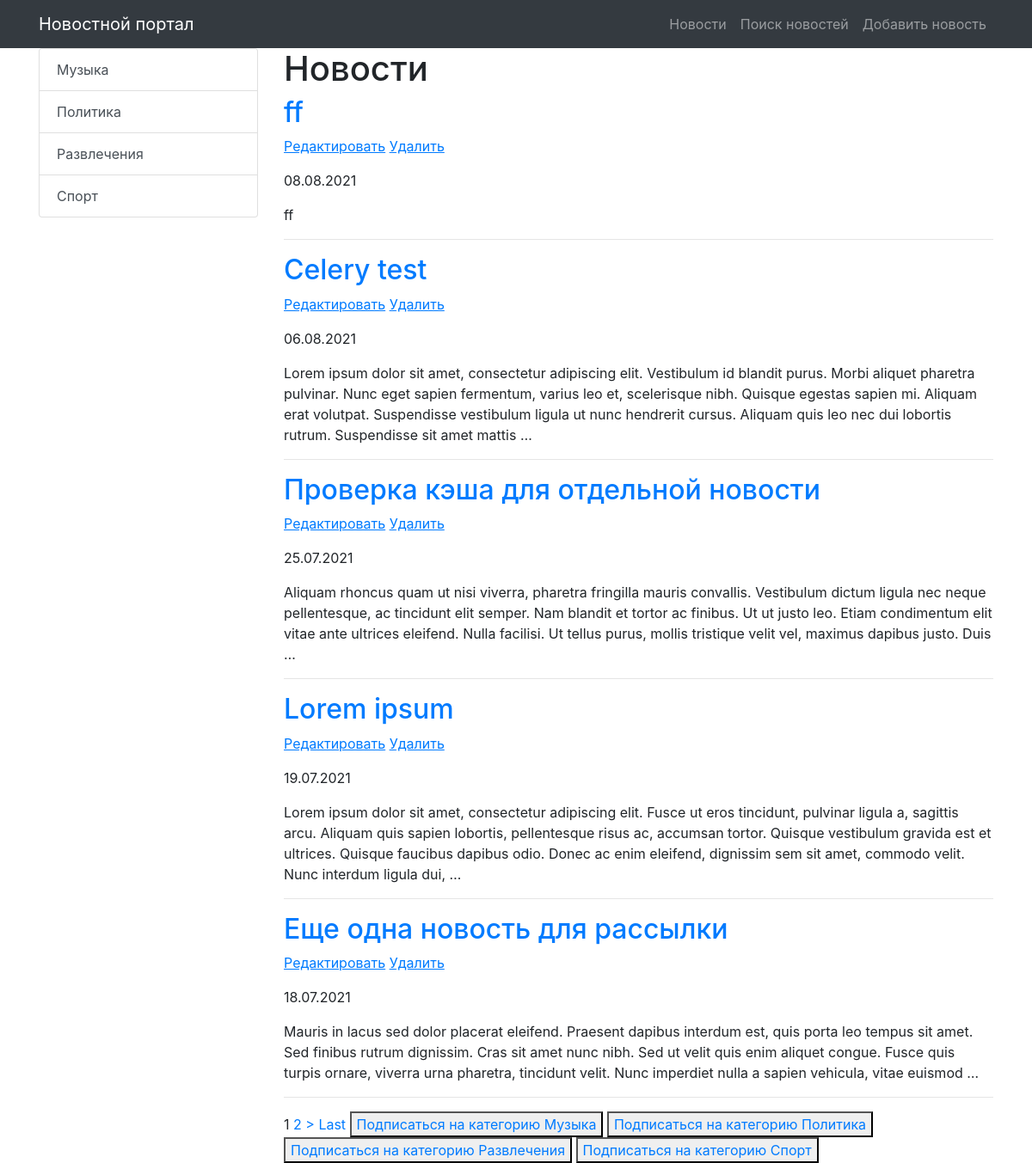
/news/category/20 (signed in), run on an earlier commit of the app's database.
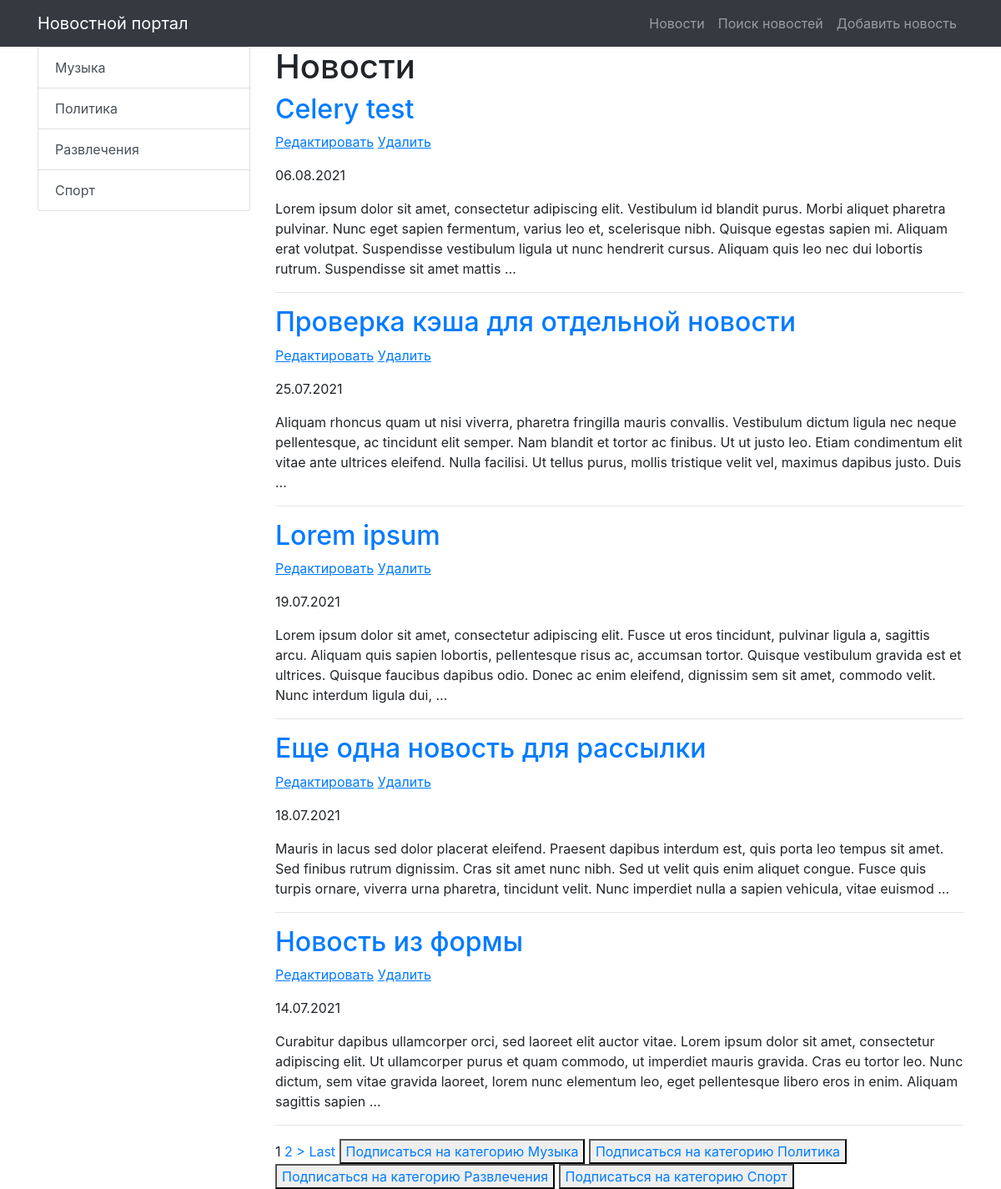
And on a later commit of the database.
### news/models.py (models this page shows, shortened)
class Category(models.Model):
    title = models.CharField(max_length=255, unique=True, verbose_name='Название категории')
    subscribers = models.ManyToManyField(User)
    class Meta:
        verbose_name = 'Категория'
        verbose_name_plural = 'Категории'
        ordering = ['title']
    def __str__(self):
        return f"{self.title}"
    def get_absolute_url(self):
        return reverse('news_category', kwargs={'category_id': self.pk})

class Post(models.Model):
    TYPE = [
        ('Article', 'Статья'),
        ('News', 'Новость'),
    ]
    author = models.ForeignKey(Author, on_delete=models.CASCADE, verbose_name='Автор')
    category = models.ManyToManyField(Category, through='PostCategory')
    type = models.CharField(max_length=20, choices=TYPE, verbose_name='Тип поста', default='Article')
    creation_datetime = models.DateTimeField(auto_now_add=True, verbose_name='Дата публикации')
    title = models.CharField(max_length=255, verbose_name='Название')
    text = models.TextField(verbose_name='Содержание')
    rating = models.IntegerField(default=0, verbose_name='Рейтинг')
    class Meta:
        verbose_name = 'Пост'
        verbose_name_plural = 'Посты'
        ordering = ['-creation_datetime', 'title']

### news/views.py (the view)
# urls.py: path('category/<int:category_id>', NewsOfCategory.as_view(), name='news_category'),
class NewsOfCategory(NewsList):
    template_name = 'news/news_category.html'
    def get_queryset(self):
        return Post.objects.filter(category=self.kwargs['category_id'])
    def get_context_data(self, **kwargs):
        context = super().get_context_data(**kwargs)
        context['category'] = None
        return context

### news/templatetags/custom_filters.py (called while the page is built)
@register.filter(name='censor')
def censor(text, swearing):
    if swearing in text:
        return text.replace(swearing, '***')
    return text

### news/views.py (called while the page is built)
    def get_context_data(self, **kwargs):
        context = super().get_context_data(**kwargs)
        context['posts_amount'] = len(Post.objects.all())
        context['categories'] = Category.objects.all()
        return context

### templates/news/news_category.html (shortened to what this page needs)
{% extends 'default.html' %}
{% load custom_filters %}
{% block content %}
    <h1>Новости</h1>
    {% if news %}
        {% for news_one in news %}
            <h2>
                <a href="{% url 'news_one' news_one.pk %}">{{ news_one.title | censor:'очень_плохое_слово'}}</a>
            </h2>
            <p>
                <a href="{% url 'news_update' news_one.pk %}"><u>Редактировать</u></a>
                <a href="{% url 'news_delete' news_one.pk %}"><u> Удалить </u></a>
            </p>
            <p>{{ news_one.creation_datetime | date:'d.m.Y'}}</p>
            <p>{{ news_one.text | censor:'очень_плохое_слово' | truncatewords_html:50}}</p>
            <hr>
        {% endfor %}
    {% else %}
        <h2>Нет никаких новостей :(</h2>
    {% endif %}
    {% if is_paginated %}
        {% for num in page_obj.paginator.page_range %}
            {% if page_obj.number == num %}
                <a>{{ num }}</a>
            {% elif num > page_obj.number|add:'-2' and num < page_obj.number|add:'2' %}
                <a href="?page={{ num }}">{{ num }}</a>
            {% endif %}
        {% endfor %}
        {% if page_obj.has_next %}
            <a href="?page={{ page_obj.next_page_number }}">></a>
            <a href="?page={{ page_obj.paginator.num_pages }}">Last</a>
        {% endif %}
    {% endif %}
    {% for item in categories %}
        <button> <a href="{% url 'subscribe' item.pk  %}">  Подписаться на категорию {{ item }}</a> </button>
    {% endfor %}
{% endblock content %}

### templates/default.html (shortened to what this page needs)
{% load static %}
<!DOCTYPE html>
<html lang="en">
<head>
    <link href="{% static 'vendor/bootstrap/css/bootstrap.min.css' %}" rel="stylesheet">
</head>
<body>
{% load cache %}
{% cache 30 nav %}
{% block nav %}
<nav class="navbar navbar-expand-lg navbar-dark bg-dark static-top">
    <div class="container">
        <a class="navbar-brand" href="/news/">Новостной портал</a>
        <div class="collapse navbar-collapse" id="navbarResponsive">
            <ul class="navbar-nav ml-auto">
                <li class="nav-item">
                    <a class="nav-link" href="/news/">Новости</a>
                </li>
                <li class="nav-item">
                    <a class="nav-link" href="{% url 'news_search' %}">Поиск новостей</a>
                </li>
                <li class="nav-item">
                    <a class="nav-link" href="{% url 'news_add' %}">Добавить новость</a>
                </li>
            </ul>
        </div>
    </div>
</nav>
{% endblock %}
{% endcache %}
<div class="container">
    <div class="row">
        <div class="col-md-3">
            <div class="list-group">
                {% for item in categories %}
                <a href="{{ item.get_absolute_url }}" class="list-group-item list-group-item-action">
                    {{ item.title }}
                </a>
                {% endfor %}
            </div>
        </div>
        <div class="col-md-9">
            {% block content %}
            {% endblock content %}
        </div>
    </div>
</div>
</body>
</html>

What changed in the data, as far as the page shows it:
removed Post: title|censor "ff", creation_datetime "08.08.2021", text|censor "ff"
now on this page (row unchanged): Post: title|censor "Новость из формы", creation_datetime "14.07.2021", text|censor "Curabitur dapibus ullamcorper orci, sed laoreet elit auctor vitae. Lorem ipsum dolor sit amet, consectetur adipiscing elit. Ut ullamcorper purus et quam commodo, ut imperdiet mauris gravida. Cras eu tortor leo. Nunc dictum, sem vitae gravida laoreet, lorem nunc elementum leo, eget pellentesque libero eros in enim. Aliquam sagittis sapien …"
